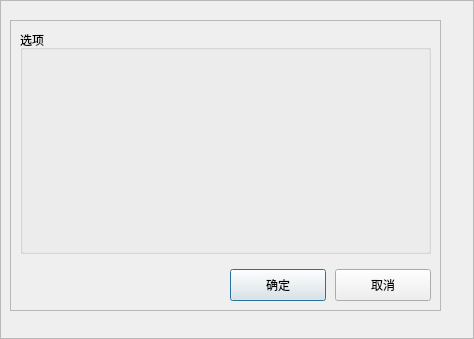
<?xml version="1.0" encoding="UTF-8"?>
<ui version="4.0">
    <class>NewSmartAddressForm</class>
    <widget class="QDialog" name="NewSmartAddressForm">
        <property name="geometry">
            <rect>
                <x>0</x>
                <y>0</y>
                <width>474</width>
                <height>339</height>
            </rect>
        </property>
        <property name="windowTitle">
            <string>Dialog</string>
        </property>
        <layout class="QVBoxLayout" name="verticalLayout">
            <property name="spacing">
                <number>0</number>
            </property>
            <property name="leftMargin">
                <number>0</number>
            </property>
            <property name="topMargin">
                <number>0</number>
            </property>
            <property name="rightMargin">
                <number>0</number>
            </property>
            <property name="bottomMargin">
                <number>0</number>
            </property>
            <item>
                <widget class="QFrame" name="frameMain">
                    <property name="frameShape">
                        <enum>QFrame::StyledPanel</enum>
                    </property>
                    <widget class="QFrame" name="frameContent">
                        <property name="geometry">
                            <rect>
                                <x>10</x>
                                <y>20</y>
                                <width>431</width>
                                <height>291</height>
                            </rect>
                        </property>
                        <property name="frameShape">
                            <enum>QFrame::StyledPanel</enum>
                        </property>
                        <layout class="QVBoxLayout" name="verticalLayout_2">
                            <item>
                                <layout class="QHBoxLayout" name="layoutContent">
                                    <item>
                                        <widget class="QGroupBox" name="groupBox">
                                            <property name="sizePolicy">
                                                <sizepolicy hsizetype="Preferred"
                                                    vsizetype="Expanding">
                                                    <horstretch>0</horstretch>
                                                    <verstretch>0</verstretch>
                                                </sizepolicy>
                                            </property>
                                            <property name="title">
                                                <string>选项</string>
                                            </property>
                                        </widget>
                                    </item>
                                </layout>
                            </item>
                            <item>
                                <layout class="QHBoxLayout" name="horizontalLayout">
                                    <property name="spacing">
                                        <number>9</number>
                                    </property>
                                    <property name="topMargin">
                                        <number>9</number>
                                    </property>
                                    <item>
                                        <spacer name="horizontalSpacer">
                                            <property name="orientation">
                                                <enum>Qt::Horizontal</enum>
                                            </property>
                                            <property name="sizeHint" stdset="0">
                                                <size>
                                                    <width>0</width>
                                                    <height>0</height>
                                                </size>
                                            </property>
                                        </spacer>
                                    </item>
                                    <item>
                                        <widget class="QPushButton" name="ButtonOK">
                                            <property name="sizePolicy">
                                                <sizepolicy hsizetype="Fixed" vsizetype="Fixed">
                                                    <horstretch>0</horstretch>
                                                    <verstretch>0</verstretch>
                                                </sizepolicy>
                                            </property>
                                            <property name="minimumSize">
                                                <size>
                                                    <width>96</width>
                                                    <height>32</height>
                                                </size>
                                            </property>
                                            <property name="maximumSize">
                                                <size>
                                                    <width>96</width>
                                                    <height>32</height>
                                                </size>
                                            </property>
                                            <property name="text">
                                                <string>确定</string>
                                            </property>
                                        </widget>
                                    </item>
                                    <item>
                                        <widget class="QPushButton" name="ButtonCancel">
                                            <property name="sizePolicy">
                                                <sizepolicy hsizetype="Fixed" vsizetype="Fixed">
                                                    <horstretch>0</horstretch>
                                                    <verstretch>0</verstretch>
                                                </sizepolicy>
                                            </property>
                                            <property name="minimumSize">
                                                <size>
                                                    <width>96</width>
                                                    <height>32</height>
                                                </size>
                                            </property>
                                            <property name="maximumSize">
                                                <size>
                                                    <width>96</width>
                                                    <height>32</height>
                                                </size>
                                            </property>
                                            <property name="text">
                                                <string>取消</string>
                                            </property>
                                        </widget>
                                    </item>
                                </layout>
                            </item>
                        </layout>
                    </widget>
                </widget>
            </item>
        </layout>
    </widget>
    <resources />
    <connections />
</ui>
